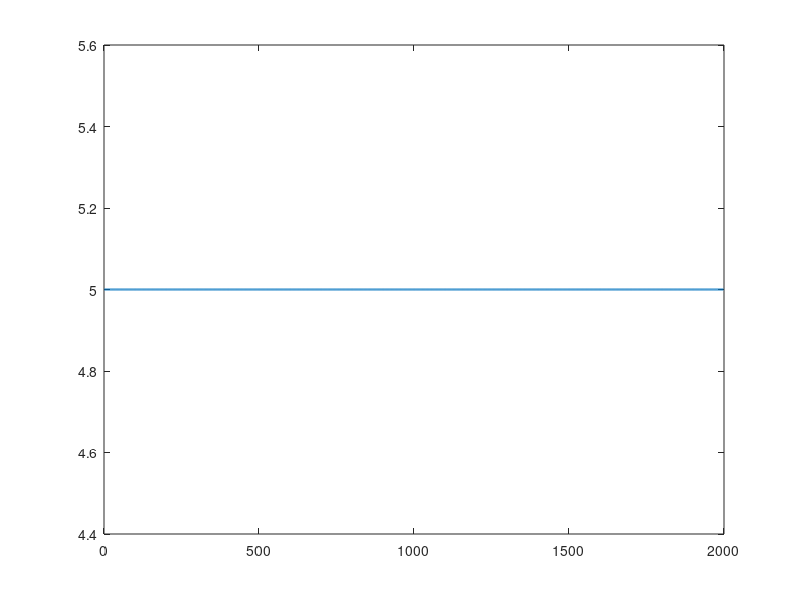
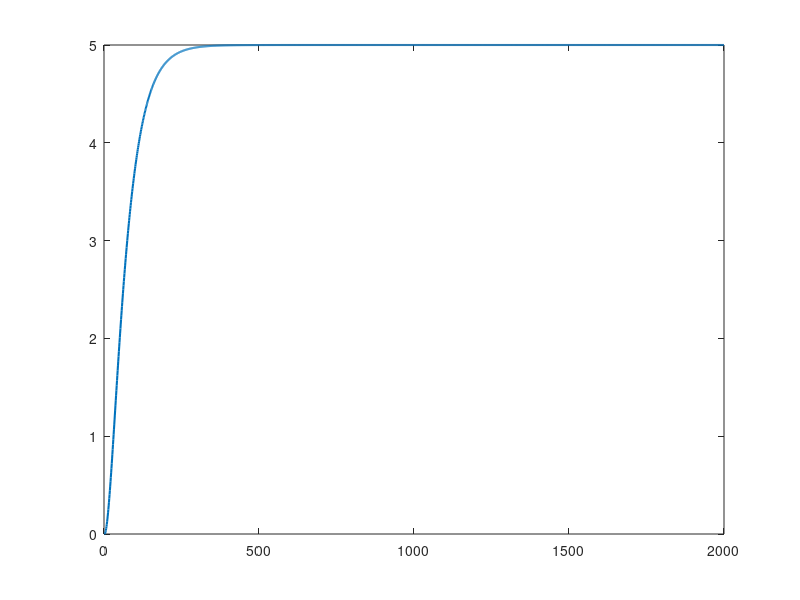
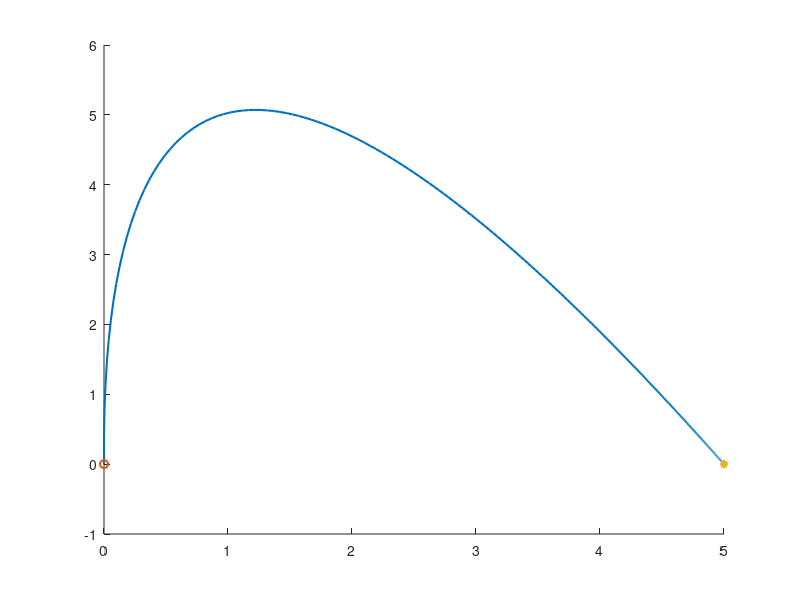

MATLAB code to generate these figures, in order:

clear
close all
clc

%% system define

 R = 3; L = 0.5; C = 0.25;

 tau = 0.01;
 a1 = 2-tau*R/L;
 a2 = R*tau/L-tau^2/(L*C)-1;
 b = tau^2/(L*C);

 %% initial condition

V = [0; 0]; % theta(1) = theta(2) = 0
V_dot = [0]; % theta_dot(1) = theta_dot(2) = 0

%% time evoluion

for k = 1:1998
    % T(k) = sin(0.01*k);
    Vs(k) = 5;
    V(k+2) = a1*V(k+1) + a2*V(k) + b*Vs(k);
    V_dot(k+1) = (V(k+2)-V(k+1))/tau;
end

%% plot

figure('Name',"input")
plot(Vs,'LineWidth',1.5)

figure('Name',"output")
plot(V,'LineWidth',1.5)

figure('Name',"theta_dot")
hold on
plot(V(1:1999),V_dot,'LineWidth',1.5)
plot(V(1),V_dot(1),'o','LineWidth',1.5)
plot(V(1999),V_dot(1999),'*','LineWidth',1.5)



